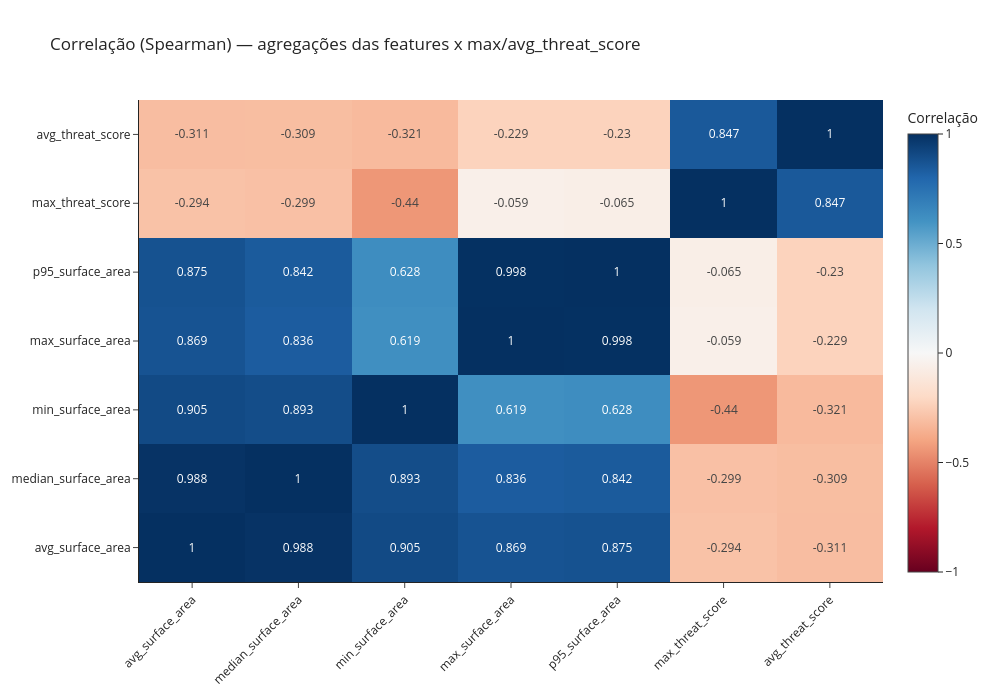
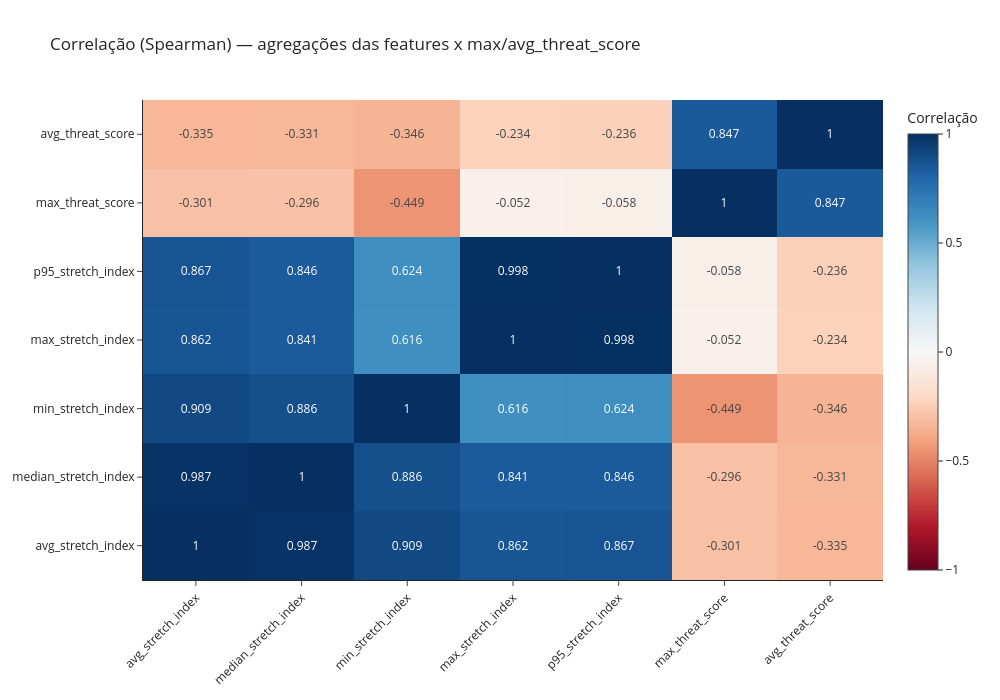
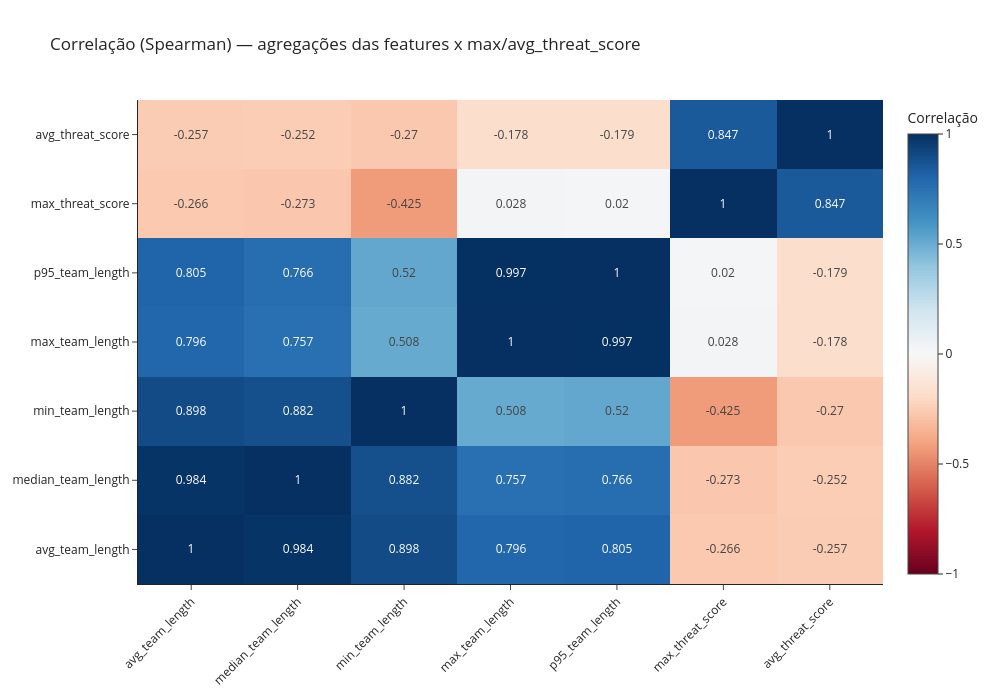
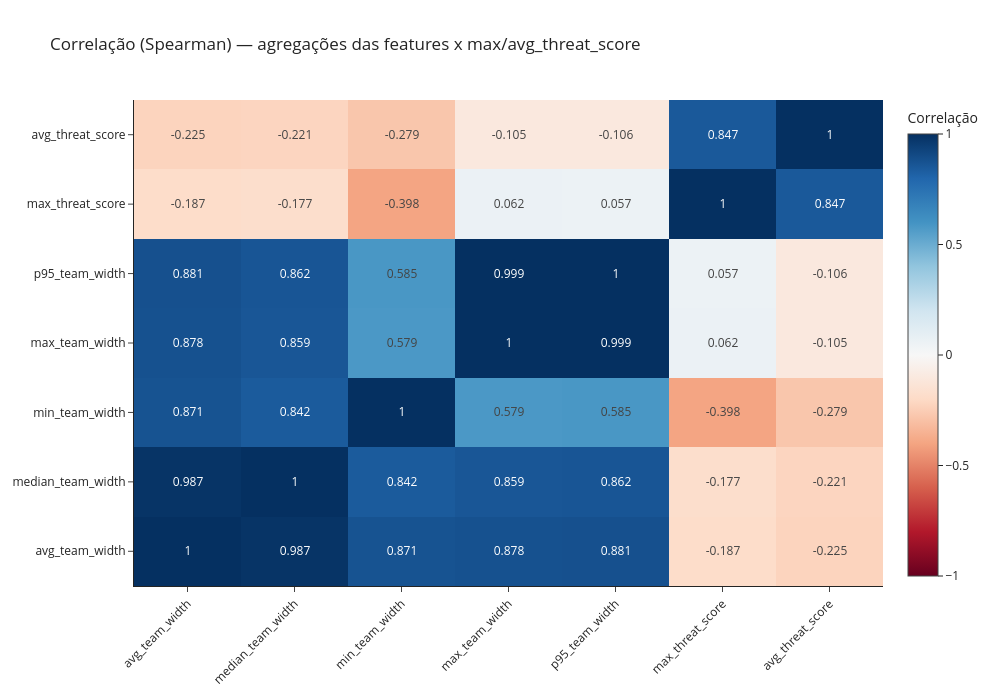

Source (notebook cell) for these figures, in order:
### Code cell
features = [
    'surface_area',
    'stretch_index',
    'team_length',
    'team_width',
    'defense_width',
    'height_goal_player',
    'height_goal_team_centroide',
    'height_goal_def_centroide',
    'def_mid_dist',
    'def_atk_dist',
    'atk_mid_dist',
    'numeric_superiority_10m',
    'numeric_superiority_20m',
]
target = 'threat_score'
group_cols = ['competitionId', 'season', 'gameId', 'possession_id']

df_features_target_agg = build_feature_target_stats_df(
    df=df_threat_features,
    features=features,
    target=target,
    group_cols=group_cols,
)

df_features_target_agg_pd = df_features_target_agg.toPandas()

for feature in features:
    plot_correlation_heatmap(df_features_target_agg_pd, feature, target, target_aggs=['max'])

### Figure 1 — Plotly figure (JSON) as saved in the notebook; plotly's stock layout.template omitted (floating-point values rounded to 4 significant figures)
{"data": [{"colorbar": {"title": {"text": "Correlação"}}, "colorscale": [[0, "rgb(103,0,31)"], [0.1, "rgb(178,24,43)"], [0.2, "rgb(214,96,77)"], [0.3, "rgb(244,165,130)"], [0.4, "rgb(253,219,199)"], [0.5, "rgb(247,247,247)"], [0.6, "rgb(209,229,240)"], [0.7, "rgb(146,197,222)"], [0.8, "rgb(67,147,195)"], [0.9, "rgb(33,102,172)"], [1, "rgb(5,48,97)"]], "text": [[1.0, 0.988, 0.905, 0.869, 0.875, -0.294, -0.311], [0.988, 1.0, 0.893, 0.836, 0.842, -0.299, -0.309], [0.905, 0.893, 1.0, 0.619, 0.628, -0.44, -0.321], [0.869, 0.836, 0.619, 1.0, 0.998, -0.059, -0.229], [0.875, 0.842, 0.628, 0.998, 1.0, -0.065, -0.23], [-0.294, -0.299, -0.44, -0.059, -0.065, 1.0, 0.847], [-0.311, -0.309, -0.321, -0.229, -0.23, 0.847, 1.0]], "texttemplate": "%{text}", "type": "heatmap", "x": ["avg_surface_area", "median_surface_area", "min_surface_area", "max_surface_area", "p95_surface_area", "max_threat_score", "avg_threat_score"], "y": ["avg_surface_area", "median_surface_area", "min_surface_area", "max_surface_area", "p95_surface_area", "max_threat_score", "avg_threat_score"], "z": [[1.0, 0.9884, 0.9048, 0.8692, 0.8751, -0.2939, -0.3115], [0.9884, 1.0, 0.8935, 0.8355, 0.8416, -0.2992, -0.3092], [0.9048, 0.8935, 1.0, 0.6194, 0.6279, -0.4404, -0.3205], [0.8692, 0.8355, 0.6194, 1.0, 0.9981, -0.05872, -0.2289], [0.8751, 0.8416, 0.6279, 0.9981, 1.0, -0.0654, -0.2299], [-0.2939, -0.2992, -0.4404, -0.05872, -0.0654, 1.0, 0.847], [-0.3115, -0.3092, -0.3205, -0.2289, -0.2299, 0.847, 1.0]], "zmax": 1, "zmin": -1}], "layout": {"height": 700, "title": {"text": "Correlação (Spearman) — agregações das features x max/avg_threat_score"}, "width": 1000, "xaxis": {"tickangle": -45}}}

### Figure 2 — Plotly figure (JSON) as saved in the notebook; plotly's stock layout.template omitted (floating-point values rounded to 4 significant figures)
{"data": [{"colorbar": {"title": {"text": "Correlação"}}, "colorscale": [[0, "rgb(103,0,31)"], [0.1, "rgb(178,24,43)"], [0.2, "rgb(214,96,77)"], [0.3, "rgb(244,165,130)"], [0.4, "rgb(253,219,199)"], [0.5, "rgb(247,247,247)"], [0.6, "rgb(209,229,240)"], [0.7, "rgb(146,197,222)"], [0.8, "rgb(67,147,195)"], [0.9, "rgb(33,102,172)"], [1, "rgb(5,48,97)"]], "text": [[1.0, 0.987, 0.909, 0.862, 0.867, -0.301, -0.335], [0.987, 1.0, 0.886, 0.841, 0.846, -0.296, -0.331], [0.909, 0.886, 1.0, 0.616, 0.624, -0.449, -0.346], [0.862, 0.841, 0.616, 1.0, 0.998, -0.052, -0.234], [0.867, 0.846, 0.624, 0.998, 1.0, -0.058, -0.236], [-0.301, -0.296, -0.449, -0.052, -0.058, 1.0, 0.847], [-0.335, -0.331, -0.346, -0.234, -0.236, 0.847, 1.0]], "texttemplate": "%{text}", "type": "heatmap", "x": ["avg_stretch_index", "median_stretch_index", "min_stretch_index", "max_stretch_index", "p95_stretch_index", "max_threat_score", "avg_threat_score"], "y": ["avg_stretch_index", "median_stretch_index", "min_stretch_index", "max_stretch_index", "p95_stretch_index", "max_threat_score", "avg_threat_score"], "z": [[1.0, 0.9875, 0.909, 0.8617, 0.8668, -0.3011, -0.335], [0.9875, 1.0, 0.8857, 0.8411, 0.8461, -0.2963, -0.3309], [0.909, 0.8857, 1.0, 0.6161, 0.6238, -0.4493, -0.3459], [0.8617, 0.8411, 0.6161, 1.0, 0.9983, -0.05197, -0.2345], [0.8668, 0.8461, 0.6238, 0.9983, 1.0, -0.05821, -0.2356], [-0.3011, -0.2963, -0.4493, -0.05197, -0.05821, 1.0, 0.847], [-0.335, -0.3309, -0.3459, -0.2345, -0.2356, 0.847, 1.0]], "zmax": 1, "zmin": -1}], "layout": {"height": 700, "title": {"text": "Correlação (Spearman) — agregações das features x max/avg_threat_score"}, "width": 1000, "xaxis": {"tickangle": -45}}}

### Figure 3 — Plotly figure (JSON) as saved in the notebook; plotly's stock layout.template omitted (floating-point values rounded to 4 significant figures)
{"data": [{"colorbar": {"title": {"text": "Correlação"}}, "colorscale": [[0, "rgb(103,0,31)"], [0.1, "rgb(178,24,43)"], [0.2, "rgb(214,96,77)"], [0.3, "rgb(244,165,130)"], [0.4, "rgb(253,219,199)"], [0.5, "rgb(247,247,247)"], [0.6, "rgb(209,229,240)"], [0.7, "rgb(146,197,222)"], [0.8, "rgb(67,147,195)"], [0.9, "rgb(33,102,172)"], [1, "rgb(5,48,97)"]], "text": [[1.0, 0.984, 0.898, 0.796, 0.805, -0.266, -0.257], [0.984, 1.0, 0.882, 0.757, 0.766, -0.273, -0.252], [0.898, 0.882, 1.0, 0.508, 0.52, -0.425, -0.27], [0.796, 0.757, 0.508, 1.0, 0.997, 0.028, -0.178], [0.805, 0.766, 0.52, 0.997, 1.0, 0.02, -0.179], [-0.266, -0.273, -0.425, 0.028, 0.02, 1.0, 0.847], [-0.257, -0.252, -0.27, -0.178, -0.179, 0.847, 1.0]], "texttemplate": "%{text}", "type": "heatmap", "x": ["avg_team_length", "median_team_length", "min_team_length", "max_team_length", "p95_team_length", "max_threat_score", "avg_threat_score"], "y": ["avg_team_length", "median_team_length", "min_team_length", "max_team_length", "p95_team_length", "max_threat_score", "avg_threat_score"], "z": [[1.0, 0.9843, 0.8984, 0.7961, 0.805, -0.2657, -0.2565], [0.9843, 1.0, 0.8823, 0.7568, 0.7659, -0.2727, -0.2521], [0.8984, 0.8823, 1.0, 0.5084, 0.5195, -0.4249, -0.27], [0.7961, 0.7568, 0.5084, 1.0, 0.9971, 0.02833, -0.1781], [0.805, 0.7659, 0.5195, 0.9971, 1.0, 0.02008, -0.1787], [-0.2657, -0.2727, -0.4249, 0.02833, 0.02008, 1.0, 0.847], [-0.2565, -0.2521, -0.27, -0.1781, -0.1787, 0.847, 1.0]], "zmax": 1, "zmin": -1}], "layout": {"height": 700, "title": {"text": "Correlação (Spearman) — agregações das features x max/avg_threat_score"}, "width": 1000, "xaxis": {"tickangle": -45}}}

### Figure 4 — Plotly figure (JSON) as saved in the notebook; plotly's stock layout.template omitted (floating-point values rounded to 4 significant figures)
{"data": [{"colorbar": {"title": {"text": "Correlação"}}, "colorscale": [[0, "rgb(103,0,31)"], [0.1, "rgb(178,24,43)"], [0.2, "rgb(214,96,77)"], [0.3, "rgb(244,165,130)"], [0.4, "rgb(253,219,199)"], [0.5, "rgb(247,247,247)"], [0.6, "rgb(209,229,240)"], [0.7, "rgb(146,197,222)"], [0.8, "rgb(67,147,195)"], [0.9, "rgb(33,102,172)"], [1, "rgb(5,48,97)"]], "text": [[1.0, 0.987, 0.871, 0.878, 0.881, -0.187, -0.225], [0.987, 1.0, 0.842, 0.859, 0.862, -0.177, -0.221], [0.871, 0.842, 1.0, 0.579, 0.585, -0.398, -0.279], [0.878, 0.859, 0.579, 1.0, 0.999, 0.062, -0.105], [0.881, 0.862, 0.585, 0.999, 1.0, 0.057, -0.106], [-0.187, -0.177, -0.398, 0.062, 0.057, 1.0, 0.847], [-0.225, -0.221, -0.279, -0.105, -0.106, 0.847, 1.0]], "texttemplate": "%{text}", "type": "heatmap", "x": ["avg_team_width", "median_team_width", "min_team_width", "max_team_width", "p95_team_width", "max_threat_score", "avg_threat_score"], "y": ["avg_team_width", "median_team_width", "min_team_width", "max_team_width", "p95_team_width", "max_threat_score", "avg_threat_score"], "z": [[1.0, 0.9867, 0.871, 0.8777, 0.881, -0.1867, -0.225], [0.9867, 1.0, 0.842, 0.8592, 0.8622, -0.1772, -0.2211], [0.871, 0.842, 1.0, 0.5793, 0.5854, -0.3984, -0.2787], [0.8777, 0.8592, 0.5793, 1.0, 0.9989, 0.06191, -0.1053], [0.881, 0.8622, 0.5854, 0.9989, 1.0, 0.05703, -0.1062], [-0.1867, -0.1772, -0.3984, 0.06191, 0.05703, 1.0, 0.847], [-0.225, -0.2211, -0.2787, -0.1053, -0.1062, 0.847, 1.0]], "zmax": 1, "zmin": -1}], "layout": {"height": 700, "title": {"text": "Correlação (Spearman) — agregações das features x max/avg_threat_score"}, "width": 1000, "xaxis": {"tickangle": -45}}}
